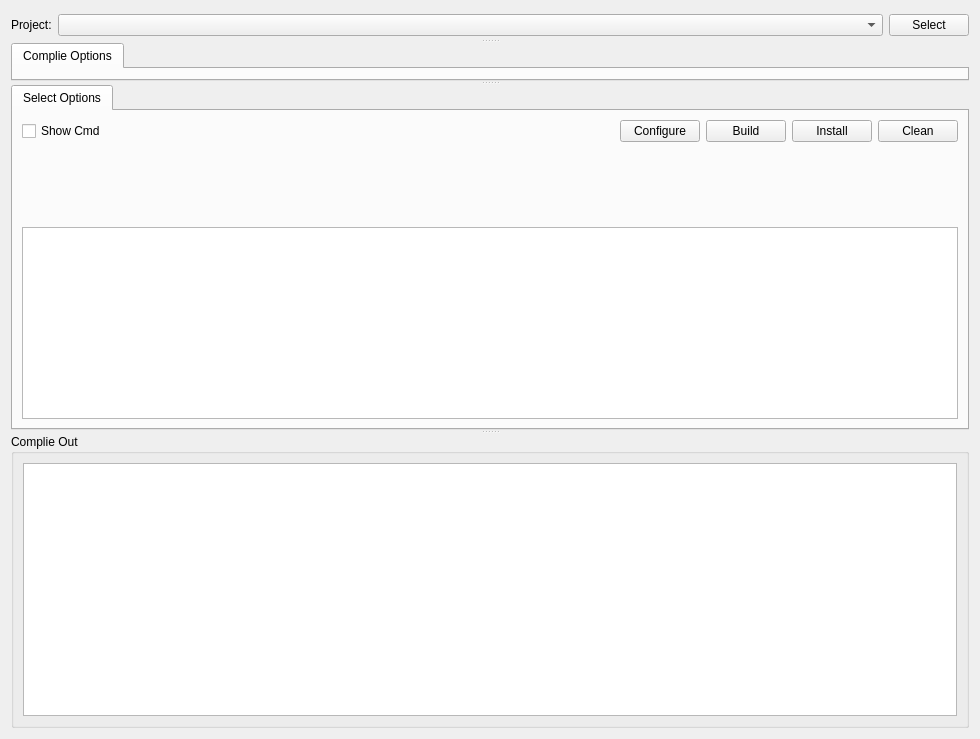
<?xml version="1.0" encoding="UTF-8"?>
<ui version="4.0">
 <class>ConfigureBuildTool</class>
 <widget class="QWidget" name="ConfigureBuildTool">
  <property name="geometry">
   <rect>
    <x>0</x>
    <y>0</y>
    <width>980</width>
    <height>739</height>
   </rect>
  </property>
  <property name="windowTitle">
   <string>Form</string>
  </property>
  <layout class="QVBoxLayout" name="verticalLayout_4">
   <item>
    <widget class="QSplitter" name="splitter">
     <property name="orientation">
      <enum>Qt::Orientation::Vertical</enum>
     </property>
     <widget class="QWidget" name="layoutWidget">
      <layout class="QHBoxLayout" name="horizontalLayout" stretch="0,1,0">
       <item>
        <widget class="QLabel" name="label">
         <property name="text">
          <string>Project:</string>
         </property>
        </widget>
       </item>
       <item>
        <widget class="QComboBox" name="local_projects_combx">
         <property name="enabled">
          <bool>true</bool>
         </property>
         <property name="editable">
          <bool>false</bool>
         </property>
        </widget>
       </item>
       <item>
        <widget class="QPushButton" name="select_local_path_btn">
         <property name="text">
          <string>Select</string>
         </property>
        </widget>
       </item>
      </layout>
     </widget>
     <widget class="QTabWidget" name="tabWidget">
      <property name="currentIndex">
       <number>0</number>
      </property>
      <widget class="QWidget" name="tab">
       <attribute name="title">
        <string>Complie Options</string>
       </attribute>
       <layout class="QVBoxLayout" name="verticalLayout_2">
        <property name="leftMargin">
         <number>0</number>
        </property>
        <property name="topMargin">
         <number>0</number>
        </property>
        <property name="rightMargin">
         <number>0</number>
        </property>
        <property name="bottomMargin">
         <number>0</number>
        </property>
        <item>
         <widget class="TabConfigWg" name="configure_complie_options_tb" native="true"/>
        </item>
       </layout>
      </widget>
     </widget>
     <widget class="QTabWidget" name="tabWidget_2">
      <property name="currentIndex">
       <number>0</number>
      </property>
      <widget class="QWidget" name="tab_4">
       <attribute name="title">
        <string>Select Options</string>
       </attribute>
       <layout class="QVBoxLayout" name="verticalLayout">
        <item>
         <layout class="QHBoxLayout" name="horizontalLayout_2">
          <item>
           <widget class="QCheckBox" name="show_cmd_cbx">
            <property name="text">
             <string>Show Cmd</string>
            </property>
           </widget>
          </item>
          <item>
           <spacer name="horizontalSpacer">
            <property name="orientation">
             <enum>Qt::Orientation::Horizontal</enum>
            </property>
            <property name="sizeHint" stdset="0">
             <size>
              <width>40</width>
              <height>20</height>
             </size>
            </property>
           </spacer>
          </item>
          <item>
           <widget class="QPushButton" name="configure_btn">
            <property name="text">
             <string>Configure</string>
            </property>
           </widget>
          </item>
          <item>
           <widget class="QPushButton" name="build_btn">
            <property name="text">
             <string>Build</string>
            </property>
           </widget>
          </item>
          <item>
           <widget class="QPushButton" name="install_btn">
            <property name="text">
             <string>Install</string>
            </property>
           </widget>
          </item>
          <item>
           <widget class="QPushButton" name="clean_btn">
            <property name="text">
             <string>Clean</string>
            </property>
           </widget>
          </item>
         </layout>
        </item>
        <item>
         <widget class="TableFormatWG" name="select_option_tb" native="true">
          <property name="sizePolicy">
           <sizepolicy hsizetype="Preferred" vsizetype="Preferred">
            <horstretch>0</horstretch>
            <verstretch>0</verstretch>
           </sizepolicy>
          </property>
         </widget>
        </item>
        <item>
         <widget class="ZTextEditor" name="cmd_ple">
          <property name="enabled">
           <bool>true</bool>
          </property>
          <property name="sizePolicy">
           <sizepolicy hsizetype="Preferred" vsizetype="Preferred">
            <horstretch>0</horstretch>
            <verstretch>0</verstretch>
           </sizepolicy>
          </property>
         </widget>
        </item>
       </layout>
      </widget>
     </widget>
     <widget class="QGroupBox" name="groupBox">
      <property name="sizePolicy">
       <sizepolicy hsizetype="Preferred" vsizetype="Expanding">
        <horstretch>0</horstretch>
        <verstretch>0</verstretch>
       </sizepolicy>
      </property>
      <property name="title">
       <string>Complie Out</string>
      </property>
      <layout class="QVBoxLayout" name="verticalLayout_3">
       <item>
        <widget class="ZTextEditor" name="complie_output_ple"/>
       </item>
      </layout>
     </widget>
    </widget>
   </item>
  </layout>
 </widget>
 <customwidgets>
  <customwidget>
   <class>ZTextEditor</class>
   <extends>QPlainTextEdit</extends>
   <header>common/ztexteditor.h</header>
  </customwidget>
  <customwidget>
   <class>TableFormatWG</class>
   <extends>QWidget</extends>
   <header location="global">widgets/tablefmtwg.h</header>
   <container>1</container>
  </customwidget>
  <customwidget>
   <class>TabConfigWg</class>
   <extends>QWidget</extends>
   <header>widgets/tabconfigwg.h</header>
   <container>1</container>
  </customwidget>
 </customwidgets>
 <resources/>
 <connections/>
</ui>
